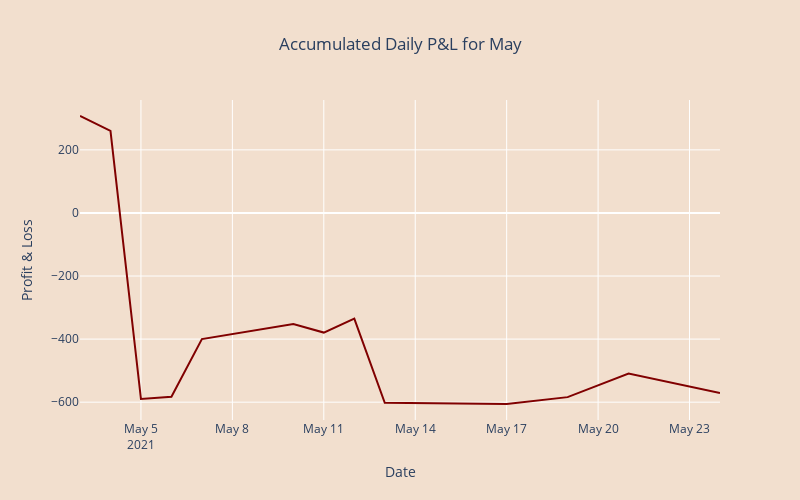

Source (notebook cell):
### Code cell
month="May"
create_monthly_heatmap(data, month)
create_month_line_chart(data, month)
monthly_transaction(data, month)

### Figure 1 — Plotly figure (JSON) as saved in the notebook; plotly's stock layout.template omitted (floating-point values rounded to 4 significant figures)
{"data": [{"hovertemplate": "Activity Date=%{x}<br>monthCumSum=%{y}<extra></extra>", "legendgroup": "", "line": {"color": "maroon", "dash": "solid"}, "marker": {"symbol": "circle"}, "mode": "lines", "name": "", "orientation": "v", "showlegend": false, "type": "scatter", "x": ["2021-05-03T00:00:00", "2021-05-04T00:00:00", "2021-05-05T00:00:00", "2021-05-06T00:00:00", "2021-05-07T00:00:00", "2021-05-10T00:00:00", "2021-05-11T00:00:00", "2021-05-12T00:00:00", "2021-05-13T00:00:00", "2021-05-17T00:00:00", "2021-05-19T00:00:00", "2021-05-20T00:00:00", "2021-05-21T00:00:00", "2021-05-24T00:00:00"], "xaxis": "x", "y": [307.4, 260.0, -590.0, -582.7, -399.8, -352.1, -379.3, -335.0, -601.8, -605.8, -584.0, -545.6, -509.1, -570.8], "yaxis": "y"}], "layout": {"height": 500, "legend": {"tracegroupgap": 0}, "paper_bgcolor": "#F2DFCE", "plot_bgcolor": "#F2DFCE", "title": {"text": "Accumulated Daily P&L for May", "x": 0.5}, "width": 800, "xaxis": {"anchor": "y", "domain": [0, 1], "title": {"text": "Date"}}, "yaxis": {"anchor": "x", "domain": [0, 1], "title": {"text": "Profit & Loss"}}}}
